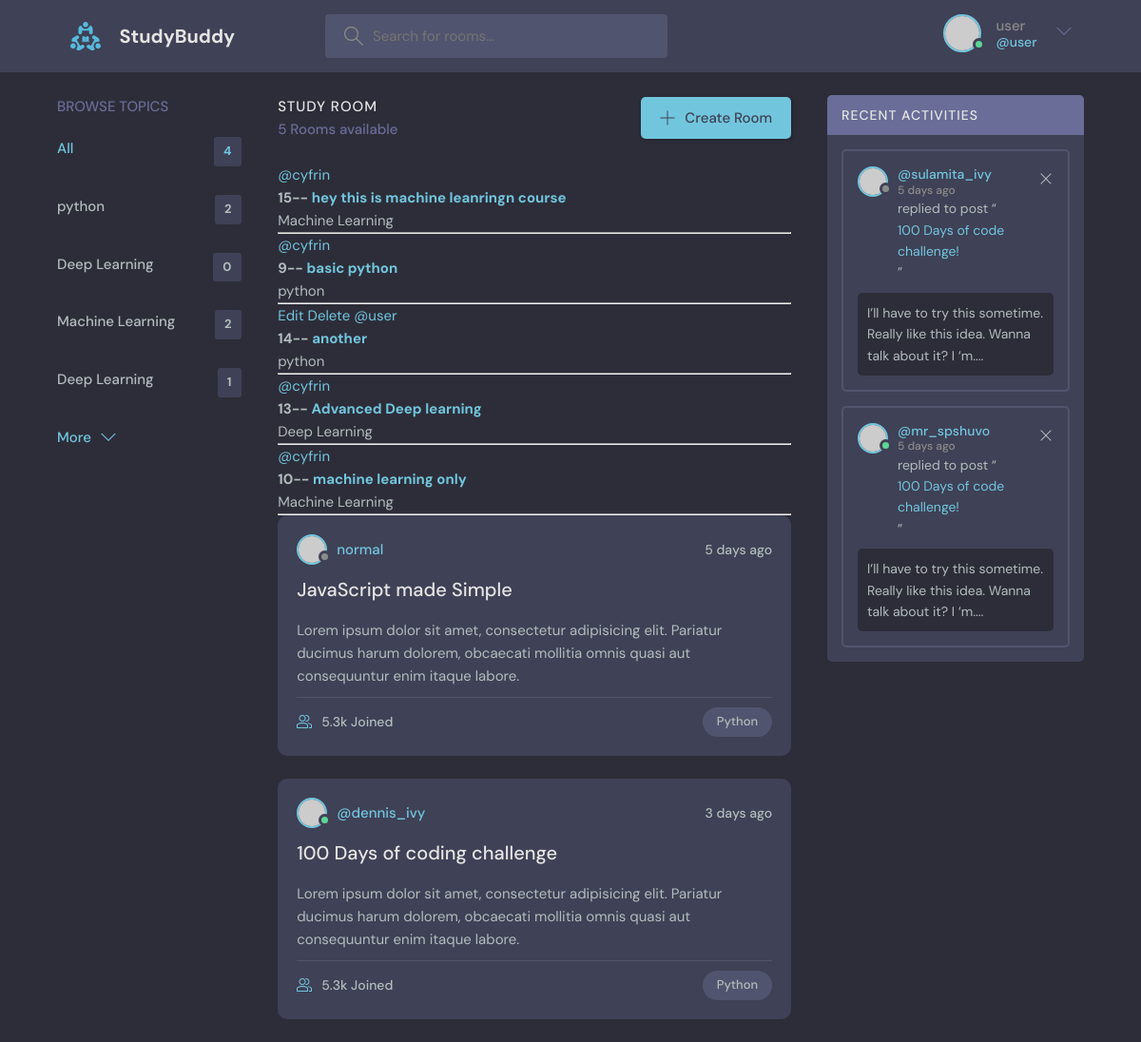
Screenshot of / (signed in) with the database file from the repository.
### base/models.py (models this page shows, shortened)
class Topic(models.Model):
    name=models.CharField(max_length=200)

class Room(models.Model):
    host=models.ForeignKey(User, on_delete=models.CASCADE, null=True)
    topic=models.ForeignKey(Topic, on_delete=models.SET_NULL, null=True)
    name=models.CharField(max_length=200)
    description=models.TextField(null=True, blank=True)
    participants= models.ManyToManyField(User, related_name='participants', blank=True)
    updated=models.DateTimeField(auto_now=True)
    created=models.DateTimeField(auto_now_add=True)
    class Meta:
        ordering=['-updated', '-created']

### base/views.py (the view)
# urls.py: path('', views.home, name='home'),
def home(request):
    q=request.GET.get('q') if request.GET.get('q')!=None else ''
    rooms=Room.objects.filter(Q(topic__name__icontains=q) | Q(name__icontains=q) | Q(description__icontains=q))
    room_count= rooms.count()
    topics = Topic.objects.all()
    room_messages= Message.objects.filter(Q(room__name__icontains=q))
    context= {"rooms":rooms, 'topics':topics, 'room_count':room_count, 'room_messages':room_messages}
    return render(request, 'base/home.html',context)

### base/templates/base/home.html (shortened to what this page needs)
{% extends 'main.html' %} {% block content %}
<main class="layout layout--3">
  <div class="container">
    {% include 'base/topic_component.html' %}
    <div class="roomList">
      <div class="roomList__header">
        <div>
          <h2>Study Room</h2>
          <p>{{rooms.count}} Rooms available</p>
        </div>
        <a class="btn btn--main" href="{%url 'create-room' %}">
          <svg
            version="1.1"
            xmlns="http://www.w3.org/2000/svg"
            width="32"
            height="32"
            viewBox="0 0 32 32"
          >
            <title>add</title>
            <path
              d="M16.943 0.943h-1.885v14.115h-14.115v1.885h14.115v14.115h1.885v-14.115h14.115v-1.885h-14.115v-14.115z"
            ></path>
          </svg>
          Create Room
        </a>
      </div>
      {%include 'base/feed_component.html'%}
      <div class="roomListRoom">
        <div class="roomListRoom__header">
          <a href="{% url 'user-profile' room.host.id %}" class="roomListRoom__author">
            <div class="avatar avatar--small">
              <img src="https://randomuser.me/api/portraits/women/11.jpg" />
            </div>
            <span>normal</span>
          </a>
          <div class="roomListRoom__actions">
            <span>5 days ago</span>
          </div>
        </div>
        <div class="roomListRoom__content">
          <a href="room.html">JavaScript made Simple</a>
          <p>
            Lorem ipsum dolor sit amet, consectetur adipisicing elit. Pariatur
            ducimus harum dolorem, obcaecati mollitia omnis quasi aut
            consequuntur enim itaque labore.
          </p>
        </div>
        <div class="roomListRoom__meta">
          <a href="room.html" class="roomListRoom__joined">
            5.3k Joined
          </a>
          <p class="roomListRoom__topic">Python</p>
        </div>
      </div>
      <div class="roomListRoom">
        <div class="roomListRoom__header">
          <a href="profile.html" class="roomListRoom__author">
            <div class="avatar avatar--small active">
              <img src="https://randomuser.me/api/portraits/men/11.jpg" />
            </div>
            <span>@dennis_ivy</span>
          </a>
          <div class="roomListRoom__actions">
            <span>3 days ago</span>
          </div>
        </div>
        <div class="roomListRoom__content">
          <a href="room.html">100 Days of coding challenge</a>
          <p>
            Lorem ipsum dolor sit amet, consectetur adipisicing elit. Pariatur
            ducimus harum dolorem, obcaecati mollitia omnis quasi aut
            consequuntur enim itaque labore.
          </p>
        </div>
        <div class="roomListRoom__meta">
          <a class="roomListRoom__joined">
            5.3k Joined
          </a>
          <p class="roomListRoom__topic">Python</p>
        </div>
      </div>
    </div>
    <div class="activities">
      <div class="activities__header">
        <h2>Recent Activities</h2>
      </div>
      <div class="activities__box">
        <div class="activities__boxHeader roomListRoom__header">
          <a href="profile.html" class="roomListRoom__author">
            <div class="avatar avatar--small">
              <img src="https://randomuser.me/api/portraits/women/11.jpg" />
            </div>
            <p>
              @sulamita_ivy
              <span>5 days ago</span>
            </p>
          </a>
          <div class="roomListRoom__actions">
            <a href="#">
              <svg
                version="1.1"
                xmlns="http://www.w3.org/2000/svg"
                width="32"
                height="32"
                viewBox="0 0 32 32"
              >
                <title>remove</title>
                <path
                  d="M27.314 6.019l-1.333-1.333-9.98 9.981-9.981-9.981-1.333 1.333 9.981 9.981-9.981 9.98 1.333 1.333 9.981-9.98 9.98 9.98 1.333-1.333-9.98-9.98 9.98-9.981z"
                ></path>
              </svg>
            </a>
          </div>
        </div>
        <div class="activities__boxContent">
          <p>
            replied to post “<a href="room.html">100 Days of code challenge!</a
            >”
          </p>
          <div class="activities__boxRoomContent">
            I’ll have to try this sometime. Really like this idea. Wanna talk
            about it? I ‘m....
          </div>
        </div>
      </div>
      <div class="activities__box">
        <div class="activities__boxHeader roomListRoom__header">
          <a href="profile.html" class="roomListRoom__author">
            <div class="avatar avatar--small active">
              <img src="https://randomuser.me/api/portraits/men/13.jpg" />
            </div>
            <p>
              @mr_spshuvo
              <span>5 days ago</span>
            </p>
          </a>
          <div class="roomListRoom__actions">
            <a href="#">
              <svg
                version="1.1"
                xmlns="http://www.w3.org/2000/svg"
                width="32"
                height="32"
                viewBox="0 0 32 32"
              >
                <title>remove</title>
                <path
                  d="M27.314 6.019l-1.333-1.333-9.98 9.981-9.981-9.981-1.333 1.333 9.981 9.981-9.981 9.98 1.333 1.333 9.981-9.98 9.98 9.98 1.333-1.333-9.98-9.98 9.98-9.981z"
                ></path>
              </svg>
            </a>
          </div>
        </div>
        <div class="activities__boxContent">
          <p>
            replied to post “<a href="room.html">100 Days of code challenge!</a
            >”
          </p>
          <div class="activities__boxRoomContent">
            I’ll have to try this sometime. Really like this idea. Wanna talk
            about it? I ‘m....
          </div>
        </div>
      </div>
    </div>
  </div>
</main>
{% endblock content %}

### templates/navbar.html (shortened to what this page needs)
{%load static%}
<header class="header header--loggedIn">
      <div class="container">
        <a href="{%url 'home'%}" class="header__logo">
          <img src="{% static 'images/logo.svg' %}" />
          <h1>StudyBuddy</h1>
        </a>
        <form class="header__search" method="GET" action="{% url 'home' %}">
          <label>
            <input placeholder="Search for rooms..." name="q" />
          </label>
        </form>
        <nav class="header__menu">
         {% if request.user.is_authenticated %}
          <div class="header__user">
            <a href="profile.html">
              <div class="avatar avatar--medium active">
                <img src="https://randomuser.me/api/portraits/men/37.jpg" />
              </div>
              <p>{{request.user.username}} <span>@{{request.user.username}}</span></p>
            </a>
            <button class="dropdown-button">
              <svg
                version="1.1"
                xmlns="http://www.w3.org/2000/svg"
                width="32"
                height="32"
                viewBox="0 0 32 32"
              >
                <title>chevron-down</title>
                <path d="M16 21l-13-13h-3l16 16 16-16h-3l-13 13z"></path>
              </svg>
            </button>
          </div>
          {% else %}
          <a href="{% url 'login' %}">
            <img src="{% static 'images/avatar.svg' %}" />
            <p>Login</p>
          </a>
            {% endif %}
        </nav>
      </div>
    </header>

### base/templates/base/topic_component.html
 <div class="topics">
          <div class="topics__header">
            <h2>Browse Topics</h2>
          </div>
          <ul class="topics__list">
            <li>
              <a href="{% url 'home'%}" class="active">All <span>{{topics.count}}</span></a>
            </li>
            {% for topic in topics%}
            <li>
              <a href="{% url 'home'%}?q={{topic.name}}">{{topic.name}}<span>{{topic.room_set.all.count}}</span></a>
            </li>
            {% endfor%}
          </ul>
          <a class="btn btn--link" href="topics.html">
            More
            <svg
              version="1.1"
              xmlns="http://www.w3.org/2000/svg"
              width="32"
              height="32"
              viewBox="0 0 32 32"
            >
              <title>chevron-down</title>
              <path d="M16 21l-13-13h-3l16 16 16-16h-3l-13 13z"></path>
            </svg>
          </a>
        </div>

### base/templates/base/feed_component.html
{% for room in rooms %}
    <div>
      {% if request.user == room.host %}
      <a href="{% url 'update-room' room.id %}">Edit</a>
      <a href="{% url 'delete-room' room.id %}">Delete</a>
      {% endif %}
      <a href="{% url 'user-profile' room.host.id%}">@{{room.host.username}}</a>
      <h5>
        {{room.id}}-- <a href="{% url 'view' room.id %}">{{room.name}}</a>
      </h5>
      <small>{{room.topic.name}}</small>
      <hr />
    </div>
    {% endfor %}

### rows the page displays
Topic: name "python", room_set.all.count "2"
Topic: name "Deep Learning", room_set.all.count "0"
Topic: name "Machine Learning", room_set.all.count "2"
Topic: name "Deep Learning", room_set.all.count "1"
Room: host.username "cyfrin", id "15", name "hey this is machine leanringn course", topic.name "Machine Learning"
Room: host.username "cyfrin", id "9", name "basic python", topic.name "python"
Room: shows "Edit", host.username "user", id "14", name "another", topic.name "python"
Room: host.username "cyfrin", id "13", name "Advanced Deep learning", topic.name "Deep Learning"
Room: host.username "cyfrin", id "10", name "machine learning only", topic.name "Machine Learning"

### other values shown
{{ request.user.username }} "user"
{{ topics.count }} "4"
{{ rooms.count }} "5"
